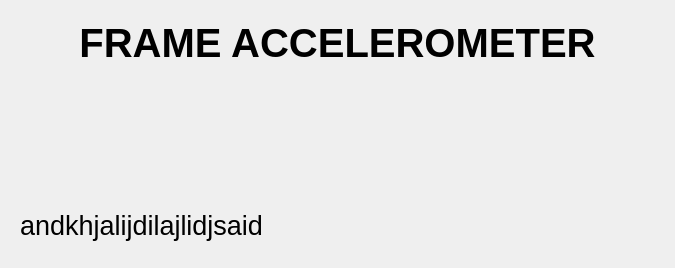
             <widget class="QWidget" name="scrollAreaWidgetContents_14">
              <property name="geometry">
               <rect>
                <x>0</x>
                <y>0</y>
                <width>675</width>
                <height>268</height>
               </rect>
              </property>
              <layout class="QVBoxLayout" name="verticalLayout_53">
               <item>
                <widget class="QFrame" name="Frame_FAcc_information">
                 <layout class="QVBoxLayout" name="verticalLayout_FAcc_information">
                  <item>
                   <widget class="QLabel" name="label_Judul_FAcc_information">
                    <property name="font">
                     <font>
                      <pointsize>30</pointsize>
                      <weight>75</weight>
                      <bold>true</bold>
                     </font>
                    </property>
                    <property name="text">
                     <string>FRAME ACCELEROMETER</string>
                    </property>
                    <property name="alignment">
                     <set>Qt::AlignCenter</set>
                    </property>
                   </widget>
                  </item>
                  <item>
                   <spacer name="verticalSpacer_1_FAcc_information">
                    <property name="orientation">
                     <enum>Qt::Vertical</enum>
                    </property>
                    <property name="sizeType">
                     <enum>QSizePolicy::Minimum</enum>
                    </property>
                    <property name="sizeHint" stdset="0">
                     <size>
                      <width>20</width>
                      <height>40</height>
                     </size>
                    </property>
                   </spacer>
                  </item>
                  <item>
                   <widget class="QLabel" name="label_Pict_1_FAcc_information">
                    <property name="enabled">
                     <bool>true</bool>
                    </property>
                    <property name="sizePolicy">
                     <sizepolicy hsizetype="Preferred" vsizetype="Preferred">
                      <horstretch>0</horstretch>
                      <verstretch>0</verstretch>
                     </sizepolicy>
                    </property>
                    <property name="autoFillBackground">
                     <bool>false</bool>
                    </property>
                    <property name="text">
                     <string/>
                    </property>
                    <property name="pixmap">
                     <pixmap resource="Resource_Foto.qrc">:/Vibrometer_Frame/gambar/Vibrometer Frame.png</pixmap>
                    </property>
                    <property name="alignment">
                     <set>Qt::AlignCenter</set>
                    </property>
                   </widget>
                  </item>
                  <item>
                   <spacer name="verticalSpacer_2_FAcc_information">
                    <property name="orientation">
                     <enum>Qt::Vertical</enum>
                    </property>
                    <property name="sizeType">
                     <enum>QSizePolicy::Minimum</enum>
                    </property>
                    <property name="sizeHint" stdset="0">
                     <size>
                      <width>20</width>
                      <height>40</height>
                     </size>
                    </property>
                   </spacer>
                  </item>
                  <item>
                   <widget class="QLabel" name="label_FAcc_information">
                    <property name="font">
                     <font>
                      <pointsize>20</pointsize>
                     </font>
                    </property>
                    <property name="text">
                     <string>andkhjalijdilajlidjsaid</string>
                    </property>
                   </widget>
                  </item>
                 </layout>
                </widget>
               </item>
              </layout>
             </widget>
